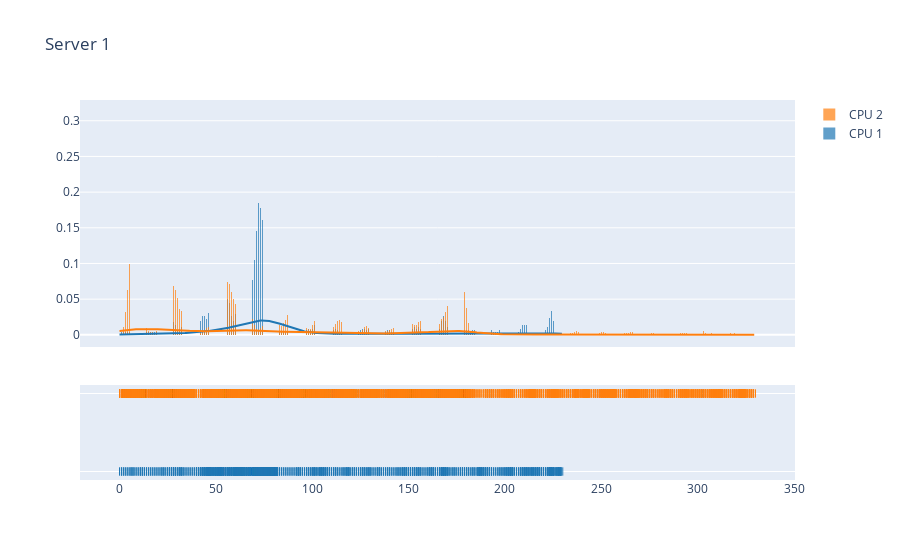

Write notebook code for a chart like this one.
### Code cell
x1 = data_frame1['cpu_usage'].values
x2 = data_frame2['cpu_usage'].values

group_labels = ['CPU 1', 'CPU 2']

fig = ff.create_distplot([x1,x2], group_labels, bin_size=.2)

# Add title
fig.update_layout(title_text='Server 1')
fig.show()

### Figure 1 — Plotly figure (JSON) as saved in the notebook; plotly's stock layout.template omitted (floating-point values rounded to 4 significant figures; data arrays with more than 128 entries replaced by an {"elided": "..."} marker saying what was removed)
{"data": [{"autobinx": false, "histnorm": "probability density", "legendgroup": "CPU 1", "marker": {"color": "rgb(31, 119, 180)"}, "name": "CPU 1", "opacity": 0.7, "type": "histogram", "x": {"elided": "2278 int values"}, "xaxis": "x", "xbins": {"end": 230, "size": 0.2, "start": 0}, "yaxis": "y"}, {"autobinx": false, "histnorm": "probability density", "legendgroup": "CPU 2", "marker": {"color": "rgb(255, 127, 14)"}, "name": "CPU 2", "opacity": 0.7, "type": "histogram", "x": {"elided": "19298 int values"}, "xaxis": "x", "xbins": {"end": 330, "size": 0.2, "start": 0}, "yaxis": "y"}, {"legendgroup": "CPU 1", "marker": {"color": "rgb(31, 119, 180)"}, "mode": "lines", "name": "CPU 1", "showlegend": false, "type": "scatter", "x": {"elided": "500 float values"}, "xaxis": "x", "y": {"elided": "500 float values"}, "yaxis": "y"}, {"legendgroup": "CPU 2", "marker": {"color": "rgb(255, 127, 14)"}, "mode": "lines", "name": "CPU 2", "showlegend": false, "type": "scatter", "x": {"elided": "500 float values"}, "xaxis": "x", "y": {"elided": "500 float values"}, "yaxis": "y"}, {"legendgroup": "CPU 1", "marker": {"color": "rgb(31, 119, 180)", "symbol": "line-ns-open"}, "mode": "markers", "name": "CPU 1", "showlegend": false, "type": "scatter", "x": {"elided": "2278 int values"}, "xaxis": "x", "y": {"elided": "2278 str values"}, "yaxis": "y2"}, {"legendgroup": "CPU 2", "marker": {"color": "rgb(255, 127, 14)", "symbol": "line-ns-open"}, "mode": "markers", "name": "CPU 2", "showlegend": false, "type": "scatter", "x": {"elided": "19298 int values"}, "xaxis": "x", "y": {"elided": "19298 str values"}, "yaxis": "y2"}], "layout": {"barmode": "overlay", "hovermode": "closest", "legend": {"traceorder": "reversed"}, "title": {"text": "Server 1"}, "xaxis": {"anchor": "y2", "domain": [0, 1], "zeroline": false}, "yaxis": {"anchor": "free", "domain": [0.35, 1], "position": 0}, "yaxis2": {"anchor": "x", "domain": [0, 0.25], "dtick": 1, "showticklabels": false}}}
